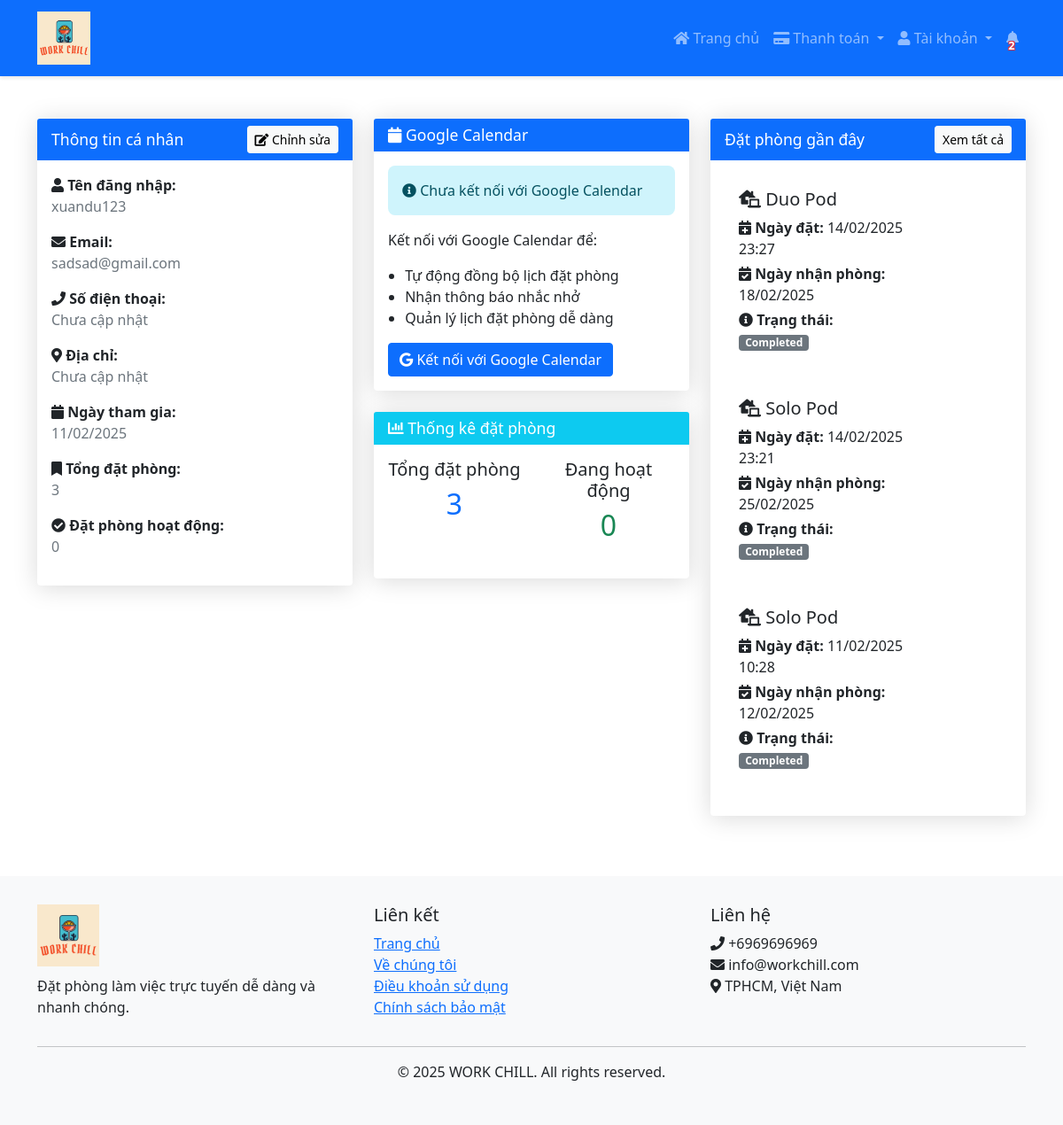
The app's page /profile/ (signed in) with its own data.
### home/models.py (models this page shows, shortened)
class UserProfile(models.Model):
    user = models.OneToOneField(User, on_delete=models.CASCADE)
    phone = models.CharField(max_length=15, blank=True, null=True)
    address = models.TextField(blank=True, null=True)

class BaseModel(models.Model):
    uid = models.UUIDField(default=uuid.uuid4   , editable=False , primary_key=True)
    created_at = models.DateTimeField(auto_now_add=True)
    updated_at = models.DateTimeField(auto_now=True)
    class Meta:
        abstract = True
        ordering=['uid']

class PodBooking(BaseModel):
    pod = models.ForeignKey(Pod, related_name="pod_bookings_v1", on_delete=models.CASCADE)
    user = models.ForeignKey(User, related_name="user_bookings_v1", on_delete=models.CASCADE)
    start_date = models.DateField()
    end_date = models.DateField()
    hours = models.IntegerField(default=1)
    total_amount = models.DecimalField(max_digits=10, decimal_places=2, default=0)
    booking_type = models.CharField(max_length=100, choices=(
        ('Pre Paid', 'Pre Paid'),
        ('Post Paid', 'Post Paid')
    ))
    status = models.CharField(max_length=20, choices=(
        ('active', 'Active'),
        ('cancelled', 'Cancelled'),
        ('completed', 'Completed')
    ), default='active')
    calendar_event_id = models.CharField(max_length=255, blank=True, null=True)
    check_in_time = models.CharField(max_length=5, default='14:00')

class Pod(BaseModel):
    pod_name = models.CharField(max_length=100)
    pod_price = models.IntegerField()
    description = models.TextField()
    amenities = models.ManyToManyField(Amenities)
    room_count = models.IntegerField(default=10)

### home/views.py (the view)
# urls.py: path('profile/', user_profile, name='user_profile'),
@login_required
def user_profile(request):
    try:
        profile, created = UserProfile.objects.get_or_create(user=request.user)
        bookings = PodBooking.objects.filter(user=request.user)
        total_bookings = bookings.count()
        active_bookings = bookings.filter(status='active').count()
        recent_bookings = bookings.order_by('-created_at')[:5]
        is_calendar_connected = os.path.exists(settings.GOOGLE_CALENDAR_TOKEN_PATH)
        context = {
            'user': request.user,
            'profile': profile,
            'total_bookings': total_bookings,
            'active_bookings': active_bookings,
            'recent_bookings': recent_bookings,
            'today': date.today(),
            'is_calendar_connected': is_calendar_connected
        }
        return render(request, 'home/profile.html', context)
    except Exception as e:
        messages.error(request, f'Đã xảy ra lỗi khi tải trang profile: {str(e)}')
        return redirect('index')

### templates/home/profile.html (shortened to what this page needs)
{% extends 'home/base.html' %}
{% block content %}
<div class="container mt-5">
    <div class="row">
        <div class="col-md-4">
            <div class="card shadow">
                <div class="card-header bg-primary text-white d-flex justify-content-between align-items-center">
                    <h4 class="mb-0">Thông tin cá nhân</h4>
                    <button class="btn btn-light btn-sm" data-bs-toggle="modal" data-bs-target="#editProfileModal">
                        <i class="fas fa-edit"></i> Chỉnh sửa
                    </button>
                </div>
                <div class="card-body">
                    <div class="mb-3">
                        <strong><i class="fas fa-user"></i> Tên đăng nhập:</strong>
                        <p class="text-muted mb-2">{{ user.username }}</p>
                    </div>
                    <div class="mb-3">
                        <strong><i class="fas fa-envelope"></i> Email:</strong>
                        <p class="text-muted mb-2">{{ user.email|default:"Chưa cập nhật" }}</p>
                    </div>
                    <div class="mb-3">
                        <strong><i class="fas fa-phone"></i> Số điện thoại:</strong>
                        <p class="text-muted mb-2">{{ profile.phone|default:"Chưa cập nhật" }}</p>
                    </div>
                    <div class="mb-3">
                        <strong><i class="fas fa-map-marker-alt"></i> Địa chỉ:</strong>
                        <p class="text-muted mb-2">{{ profile.address|default:"Chưa cập nhật" }}</p>
                    </div>
                    <div class="mb-3">
                        <strong><i class="fas fa-calendar"></i> Ngày tham gia:</strong>
                        <p class="text-muted mb-2">{{ user.date_joined|date:"d/m/Y" }}</p>
                    </div>
                    <div class="mb-3">
                        <strong><i class="fas fa-bookmark"></i> Tổng đặt phòng:</strong>
                        <p class="text-muted mb-2">{{ total_bookings }}</p>
                    </div>
                    <div class="mb-3">
                        <strong><i class="fas fa-check-circle"></i> Đặt phòng hoạt động:</strong>
                        <p class="text-muted mb-2">{{ active_bookings }}</p>
                    </div>
                </div>
            </div>
        </div>
        <div class="col-md-4">
            <div class="card shadow mb-4">
                <div class="card-header bg-primary text-white">
                    <h4 class="mb-0"><i class="fas fa-calendar"></i> Google Calendar</h4>
                </div>
                <div class="card-body">
                    {% if is_calendar_connected %}
                        <div class="alert alert-success">
                            <i class="fas fa-check-circle"></i> Đã kết nối với Google Calendar
                        </div>
                        <p>
                            <i class="fas fa-info-circle"></i> Tất cả các đặt phòng của bạn sẽ được tự động đồng bộ với Google Calendar
                        </p>
                        <a href="{% url 'connect_calendar' %}" class="btn btn-outline-primary">
                            <i class="fas fa-sync"></i> Kết nối lại
                        </a>
                    {% else %}
                        <div class="alert alert-info">
                            <i class="fas fa-info-circle"></i> Chưa kết nối với Google Calendar
                        </div>
                        <p>
                            Kết nối với Google Calendar để:
                            <ul>
                                <li>Tự động đồng bộ lịch đặt phòng</li>
                                <li>Nhận thông báo nhắc nhở</li>
                                <li>Quản lý lịch đặt phòng dễ dàng</li>
                            </ul>
                        </p>
                        <a href="{% url 'connect_calendar' %}" class="btn btn-primary">
                            <i class="fab fa-google"></i> Kết nối với Google Calendar
                        </a>
                    {% endif %}
                </div>
            </div>
            <div class="card shadow">
                <div class="card-header bg-info text-white">
                    <h4 class="mb-0"><i class="fas fa-chart-bar"></i> Thống kê đặt phòng</h4>
                </div>
                <div class="card-body">
                    <div class="row text-center">
                        <div class="col-6 mb-3">
                            <h5>Tổng đặt phòng</h5>
                            <h2 class="text-primary">{{ total_bookings }}</h2>
                        </div>
                        <div class="col-6 mb-3">
                            <h5>Đang hoạt động</h5>
                            <h2 class="text-success">{{ active_bookings }}</h2>
                        </div>
                    </div>
                </div>
            </div>
        </div>
        <div class="col-md-4">
            <div class="card shadow">
                <div class="card-header bg-primary text-white d-flex justify-content-between align-items-center">
                    <h4 class="mb-0">Đặt phòng gần đây</h4>
                    <a href="{% url 'booking_history' %}" class="btn btn-light btn-sm">Xem tất cả</a>
                </div>
                <div class="card-body">
                    {% if recent_bookings %}
                        {% for booking in recent_bookings %}
                        <div class="card mb-3">
                            <div class="card-body">
                                <div class="row">
                                    <div class="col-md-8">
                                        <h5 class="card-title">
                                            <i class="fas fa-laptop-house"></i> {{ booking.pod.pod_name }}
                                        </h5>
                                        <p class="mb-1">
                                            <strong><i class="fas fa-calendar-plus"></i> Ngày đặt:</strong>
                                            {{ booking.created_at|date:"d/m/Y H:i" }}
                                        </p>
                                        <p class="mb-1">
                                            <strong><i class="fas fa-calendar-check"></i> Ngày nhận phòng:</strong>
                                            {{ booking.start_date|date:"d/m/Y" }}
                                        </p>
                                        <p class="mb-1">
                                            <strong><i class="fas fa-info-circle"></i> Trạng thái:</strong>
                                            <span class="badge {% if booking.status == 'active' %}bg-success
                                                  {% elif booking.status == 'cancelled' %}bg-danger
                                                  {% else %}bg-secondary{% endif %}">
                                                {{ booking.get_status_display }}
                                            </span>
                                        </p>
                                    </div>
                                    <div class="col-md-4 text-end">
                                    </div>
                                </div>
                            </div>
                        </div>
                        {% endfor %}
                    {% else %}
                        <div class="alert alert-info">
                            <i class="fas fa-info-circle"></i> Bạn chưa có đặt phòng nào.
                            <a href="{% url 'index' %}" class="alert-link">Đặt phòng ngay</a>
                        </div>
                    {% endif %}
                </div>
            </div>
        </div>
    </div>
</div>
<link rel="stylesheet" href="https://cdnjs.cloudflare.com/ajax/libs/font-awesome/5.15.4/css/all.min.css">
{% endblock %}

### templates/home/base.html (style rules this page uses)
.badge { font-size: 0.75rem; padding: 0.25em 0.6em; }

### templates/home/profile.html (style rules this page uses)
.card { border: none; margin-bottom: 20px; }
.card-header { border-bottom: none; }
.shadow { box-shadow: 0 0.15rem 1.75rem rgba(0, 0, 0, 0.15) !important; }
.alert { margin-bottom: 1rem; border: none; border-radius: 0.5rem; }
ul { padding-left: 1.2rem; }
.card-header h4 { font-size: 1.1rem; margin: 0; }

### records on screen
UserProfile: phone "Chưa cập nhật", address "Chưa cập nhật"
PodBooking: pod.pod_name "Duo Pod", created_at "14/02/2025 23:27", start_date "18/02/2025", status "Completed"
PodBooking: pod.pod_name "Solo Pod", created_at "14/02/2025 23:21", start_date "25/02/2025", status "Completed"
PodBooking: pod.pod_name "Solo Pod", created_at "11/02/2025 10:28", start_date "12/02/2025", status "Completed"

### other values on screen
{{ user.username }} "xuandu123"
{{ user.email|default:"Chưa cập nhật" }} "sadsad@gmail.com"
{{ user.date_joined|date:"d/m/Y" }} "11/02/2025"
{{ total_bookings }} "3"
{{ active_bookings }} "0"
